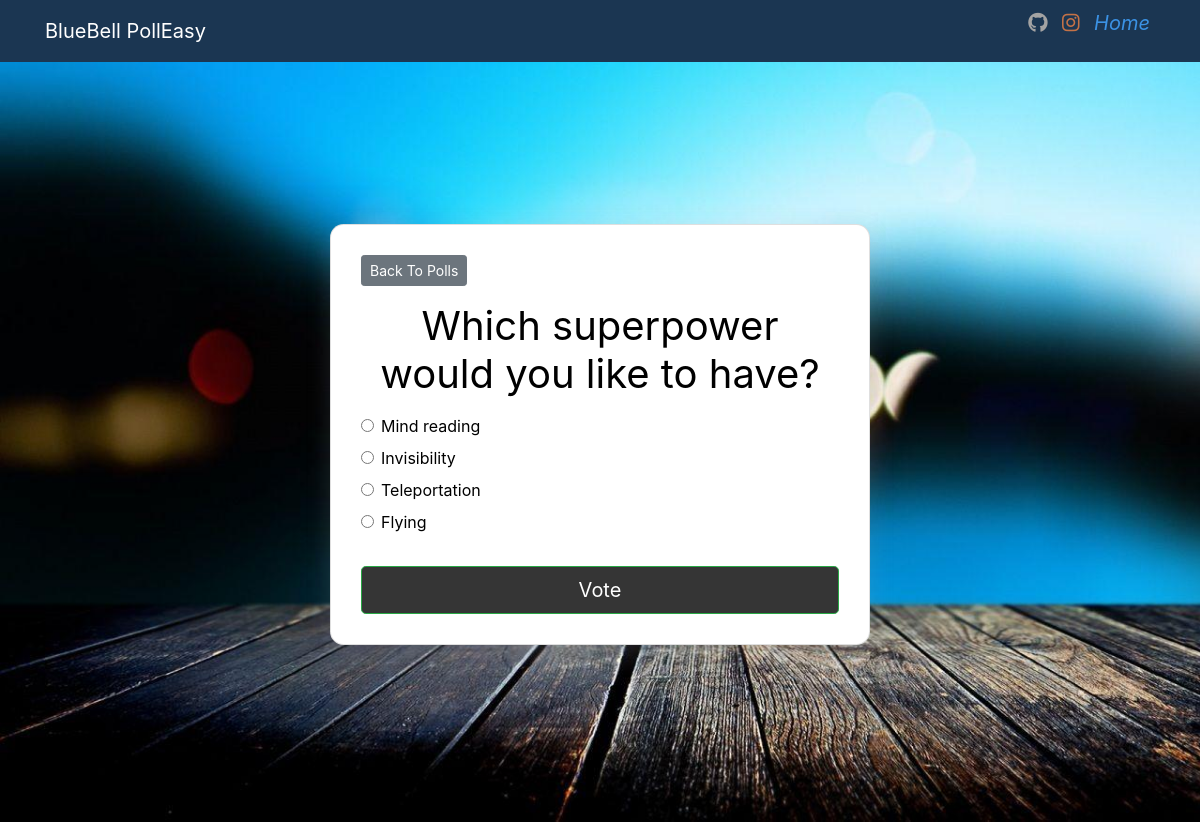
Page /polls/3/ on the committed database.
### polls/models.py (models this page shows, shortened)
class Question(models.Model):
    question_text = models.CharField(max_length=200)
    pub_date = models.DateTimeField('date published')

class Choice(models.Model):
    question = models.ForeignKey(Question, on_delete=models.CASCADE)
    choice_text = models.CharField(max_length=200)
    votes = models.IntegerField(default=0)

### polls/views.py (the view)
# urls.py: path('<int:question_id>/', views.detail, name='detail'),
def detail(request, question_id):
  try:
    question = Question.objects.get(pk=question_id)
  except Question.DoesNotExist:
    raise Http404("Question does not exist")
  return render(request, 'polls/detail.html', { 'question': question })

### templates/polls/detail.html (shortened to what this page needs)
{% extends 'base.html' %}
{% block content %}
   <div class="card-body">
<a class="btn btn-secondary btn-sm mb-3" href="{% url 'polls:index' %}">Back To Polls</a>
<h1 class="text-center mb-3">{{ question.question_text }}</h1>
<form action="{% url 'polls:vote' question.id %}" method="post">
	{% for choice in question.choice_set.all %}
		<div class="form-check">
			<input
				type="radio"
				name="choice"
				class="form-check-input"
				id="choice{{ forloop.counter }}"
				value="{{ choice.id }}"
			/>
			<label for="choice{{ forloop.counter }}">{{ choice.choice_text }}</label
			>
		</div>
	{% endfor %}
	<input type="submit" value="Vote" class="btn btn-success btn-lg btn-block mt-4" />
</form>
</div>
{% endblock %}

### polls/static/css/style.css (style rules this page uses)
.card-body { position: relative; display: -ms-flexbox; display: block; -ms-flex-direction: column; flex-direction: column; min-width: 0; word-wrap: break-word; background-color: rgba(255, 255, 255, 0); background-clip: border-box; border: 0px solid rgba(0,0,0,.125); border-radius: .25rem; }
.card-body h1 { font-size: 3.5rem; color: white; font-weight: 400; }

### templates/polls/detail.html (style rules this page uses)
.card-body { color:rgb(0, 0, 0); border: 1px solid rgba(0,0,0,.125); border-radius: .85rem; background: white; box-shadow: rgb(149 157 165 / 20%) 0px 8px 24px; padding: 30px; margin-bottom: 15px; }
.card-body h1 { font-size:2.5rem; color: black; }
.btn-success { background: #353535; }

### rows in the picture
Question: question_text "Which superpower would you like to have?"
Choice: choice_text "Mind reading"
Choice: choice_text "Invisibility"
Choice: choice_text "Teleportation"
Choice: choice_text "Flying"
